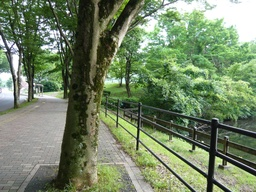
#> input picture samples/P1000001.JPG, 256 x 192 px, shrunk from 3264 x 2448 before the run
$ python labelling-and-line-search.py samples/P1000001.JPG
#> lines starting #> are read from the running program, lines starting #| are printed output that depends on the picture
#!/usr/bin/env python3

import sys
from PIL import Image
import copy

img1 = None

lbl_list_1 = []

line_search_width = 64

def load_image():
    global img1
    if len(sys.argv)<2:
        print('Wrong amount of arguments.\nUsage: ./labelling.py [image_path]')
        exit()
    img1 = Image.open(sys.argv[1])
#> img1 is the input picture: PIL image 256x192 RGB; mean R, G, B 116.1, 132.4, 101.8

def search_black():
    global img1, lbl_list_1
    lbl_list_1 = [ [0 for _ in range(img1.size[0])] for _ in range(img1.size[1]) ]
    lbl_img1 = Image.new('L', img1.size)
#> lbl_img1: PIL image 256x192 L; every value is 0
    max_lbl = 0
    used_lbls = []
    clusters = {}
    for y in range(img1.size[1]):
        print('Searching at y: '+str(y))
        for x in range(img1.size[0]):
            #pixels to compare to
            cmp_pixels = []
            if y > 0:
                cmp_pixels.append((x,y-1))
            if x > 0:
                cmp_pixels.append((x-1,y))
            continued_pixels = [] #pixels that are the similar color
            nearby_lbl_values = [] #label values of those
            for cmp_pixel in cmp_pixels:
                if (img1.getpixel(cmp_pixel)[0]-img1.getpixel((x,y))[0])**2 < 8**2:
                    if (img1.getpixel(cmp_pixel)[1]-img1.getpixel((x,y))[1])**2 < 8**2:
                        if (img1.getpixel(cmp_pixel)[2]-img1.getpixel((x,y))[2])**2 < 8**2:
                            continued_pixels.append((cmp_pixel))
                            nearby_lbl_values.append(lbl_list_1[cmp_pixel[1]][cmp_pixel[0]])
            #if for each numer of nearby pixels that are similar
            if len(continued_pixels)==0:
                lbl_list_1[y][x] = 0
            elif len(continued_pixels)==1:
                if nearby_lbl_values[0]==0:
                    max_lbl += 1
                    lbl_list_1[continued_pixels[0][1]][continued_pixels[0][0]] = max_lbl
                    lbl_list_1[y][x] = max_lbl
                    used_lbls.append(max_lbl)
                    clusters[str(max_lbl)] = 1
                else:
                    lbl_list_1[y][x] = nearby_lbl_values[0]
                    clusters[str(nearby_lbl_values[0])] += 1
            elif len(continued_pixels)==2:
                if nearby_lbl_values[0] == nearby_lbl_values[1] and not nearby_lbl_values[0] == 0:
                    lbl_list_1[y][x] = nearby_lbl_values[0]
                    clusters[str(nearby_lbl_values[0])] += 1
                elif nearby_lbl_values[0] == 0 and nearby_lbl_values[1] == 0:
                    max_lbl += 1
                    lbl_list_1[continued_pixels[0][1]][continued_pixels[0][0]] = max_lbl
                    lbl_list_1[continued_pixels[1][1]][continued_pixels[1][0]] = max_lbl
                    lbl_list_1[y][x] = max_lbl
                    clusters[str(max_lbl)] = 3
                    used_lbls.append(max_lbl)
                elif nearby_lbl_values[0] == 0 or nearby_lbl_values[1] == 0:
                    label = nearby_lbl_values[0] + nearby_lbl_values[1]
                    lbl_list_1[continued_pixels[0][1]][continued_pixels[0][0]] = label
                    lbl_list_1[continued_pixels[1][1]][continued_pixels[1][0]] = label
                    lbl_list_1[y][x] = label
                    clusters[str(label)] += 2
                else :
                    lbl_list_1[y][x] = lbl_list_1[continued_pixels[0][1]][continued_pixels[0][0]]
                    #All pixels with the same label as (x-1,y) must be changed to the same label as (x,y-1)
                    change_from = lbl_list_1[continued_pixels[1][1]][continued_pixels[1][0]]
                    used_lbls.remove(change_from)
                    change_to = lbl_list_1[continued_pixels[0][1]][continued_pixels[0][0]]
                    clusters[str(change_to)] += (clusters[str(change_from)] + 1)
                    clusters.pop(str(change_from))
                    for s in range(y+1):
                        for t in range(img1.size[0]):
                            if lbl_list_1[s][t]==change_from:
                                lbl_list_1[s][t] = change_to
#> after the loop, max_lbl = 6761; used_lbls = 6139 values from 1 to 6761
    to_be_removed = []
    for label in used_lbls:
        if clusters[str(label)] < 64:
            clusters.pop(str(label))
            to_be_removed.append(label)
#> after the loop, to_be_removed = 6118 values from 1 to 6761
    for label in to_be_removed:
        used_lbls.remove(label)
    for y in range(img1.size[1]):
        for x in range(img1.size[0]):
            if lbl_list_1[y][x] in to_be_removed:
                lbl_list_1[y][x] = 0
            elif lbl_list_1[y][x] != 0:
                lbl_list_1[y][x] = used_lbls.index(lbl_list_1[y][x])
    for y in range(img1.size[1]):
        for x in range(img1.size[0]):
            if not lbl_list_1[y][x]==0:
                lbl_img1.putpixel((x,y), 128+(8*lbl_list_1[y][x]%128))
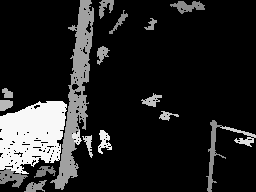
#> lbl_img1: PIL image 256x192 L; min 0, max 248, mean 35.6
    print('Number of clusters :'+str(len(used_lbls)))
#| Number of clusters :21
    lbl_img1.show()

def search_lines():
    global img1, lbl_list_1
    p = 2
    break_while = False
    lines = []
    while not break_while:
        if p >= 62:
            print('End of line search')
            break
        for i in range(2,62):
            x1 = int(img1.size[0]*i/64)
            y1 = int(img1.size[1]*p/64)
            # x1 = int(img1.size[0]/(2**p) * (1+2*i))
            # y1 = int(img1.size[1]/(2**p) * (1+2*i))
            target_lbl = lbl_list_1[y1][x1]
            if target_lbl == 0:
                print('couldn\' anchor at {}: not in cluster'.format((x1,y1)))
                continue
            looking_for_anchor = True
            while looking_for_anchor:
                print('Looking for anchor edge point at x={} y={}'.format(x1,y1))
                if y1 == 0 or y1 == img1.size[1]-1:
                    looking_for_anchor = False
                elif lbl_list_1[y1+1][x1] == target_lbl:
                    y1 += 1
                else:
                    looking_for_anchor = False
            if y1 == 0 or y1 == img1.size[1]-1:
                print('couldn\' anchor at {}: hit top or bottom'.format((x1,y1)))
                continue
            edges = []
            for k in range(-line_search_width,line_search_width):
                print('Looking for edge at x='+str((x1+k, y1)))
                if k == 0:
                    edges.append((x1, y1))
                    continue
                ye = y1
                looking_for_edge = True
                while looking_for_edge:
                    if x1+k<0 or x1+k>=img1.size[0] or ye+1>=img1.size[1] or ye < 0:
                        print('No edge found'+str((x1+k,ye))+': x1 or ye out of range')
                        break
                    if lbl_list_1[ye][x1+k] == target_lbl:
                        if lbl_list_1[ye+1][x1+k] != target_lbl:
                            edges.append((x1+k, ye))
                            looking_for_edge = False
                        else:
                            ye +=1
                    else:
                        ye -= 1
            print('Edges are: '+str(edges))
            if len(edges) < line_search_width*2*0.8:
                print('Not enough edges found')
                continue
            xmean = sum([ edge[0] for edge in edges ]) / len(edges)
            ymean = sum([ edge[1] for edge in edges ]) / len(edges)
            sxx = sum([ (edge[0]-xmean)**2 for edge in edges ])/(len(edges)-1)
            sxy = sum([ (edge[0]-xmean)*(edge[1]-ymean) for edge in edges ])/(len(edges)-1)
            a = sxy / sxx - 1
            b = ymean - (a+1)*xmean
            diff = sum([ (edge[1]-(a+1)*edge[0]-b)**2 for edge in edges])
            if diff > line_search_width*2 * 4:
                continue
            lines.append((a,b,edges[0][0]))

        p += 1
#> after the loop, lines = []; p = 62
    img1_with_line = img1
    for line in lines:
        for i in range(line_search_width):
            img1_with_line.putpixel((line[2]+i, int((line[0]+1)*(line[2]+i)+line[1])), (255,0,0))
    img1_with_line.show()

def main():
    load_image()
    search_black()
    search_lines()

if __name__=='__main__':
    main()
